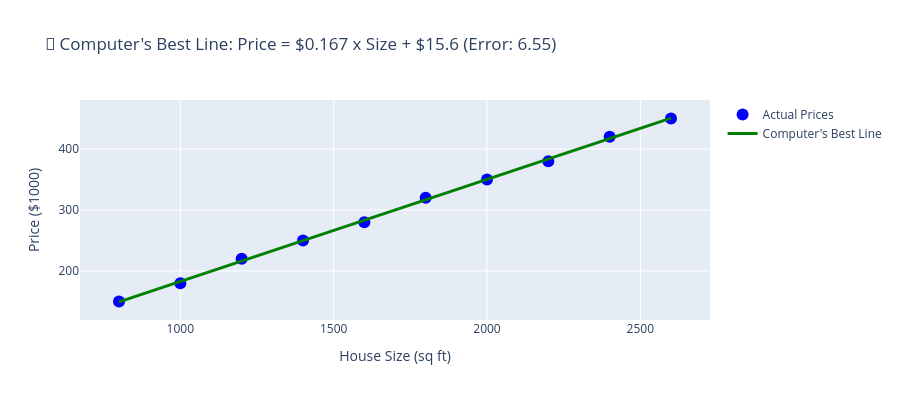

The cell this chart's notebook holds for it:
### Markdown cell above
### 🤖 Voyons maintenant comment l'ordinateur trouve la meilleure droite

Voyons comment l'ordinateur trouve automatiquement la meilleure droite grâce à la régression linéaire. Nous allons ajuster un modèle de régression linéaire simple aux données et visualiser le résultat. Il utilise la méthode de l'équation normale pour trouver la pente et l'ordonnée à l'origine optimales (une solution analytique au problème de régression linéaire).

La droite ressemble-t-elle à celle que vous avez tracée ? Sinon, pas d'inquiétude ! L'ordinateur suit une méthode systématique pour trouver le meilleur ajustement.

### Code cell
# Note pédagogique : scikit-learn calcule automatiquement la meilleure droite, ce qui donne une réponse de référence pour comparer.

# Entraîner le modèle de régression linéaire
model = LinearRegression()
X = house_sizes.reshape(-1, 1)  # Remise en forme pour sklearn
y = house_prices

model.fit(X, y)

# Récupérer les paramètres de la meilleure droite
best_slope = model.coef_[0]
best_intercept = model.intercept_
best_predictions = model.predict(X)
best_error = mean_squared_error(y, best_predictions)

# Visualiser le résultat
plot_computer_best_line(house_sizes, house_prices, best_slope, best_intercept, best_predictions, best_error)

### Figure 1 — Plotly figure (JSON) as saved in the notebook; plotly's stock layout.template omitted (floating-point values rounded to 4 significant figures)
{"data": [{"marker": {"color": "blue", "size": 12}, "mode": "markers", "name": "Actual Prices", "type": "scatter", "x": [800, 1000, 1200, 1400, 1600, 1800, 2000, 2200, 2400, 2600], "y": [150, 180, 220, 250, 280, 320, 350, 380, 420, 450]}, {"line": {"color": "green", "width": 3}, "mode": "lines", "name": "Computer's Best Line", "type": "scatter", "x": [800, 1000, 1200, 1400, 1600, 1800, 2000, 2200, 2400, 2600], "y": [149.5, 182.9, 216.4, 249.8, 283.3, 316.7, 350.2, 383.6, 417.1, 450.5]}], "layout": {"height": 400, "title": {"text": "🤖 Computer's Best Line: Price = $0.167 x Size + $15.6 (Error: 6.55)"}, "xaxis": {"title": {"text": "House Size (sq ft)"}}, "yaxis": {"title": {"text": "Price ($1000)"}}}}
